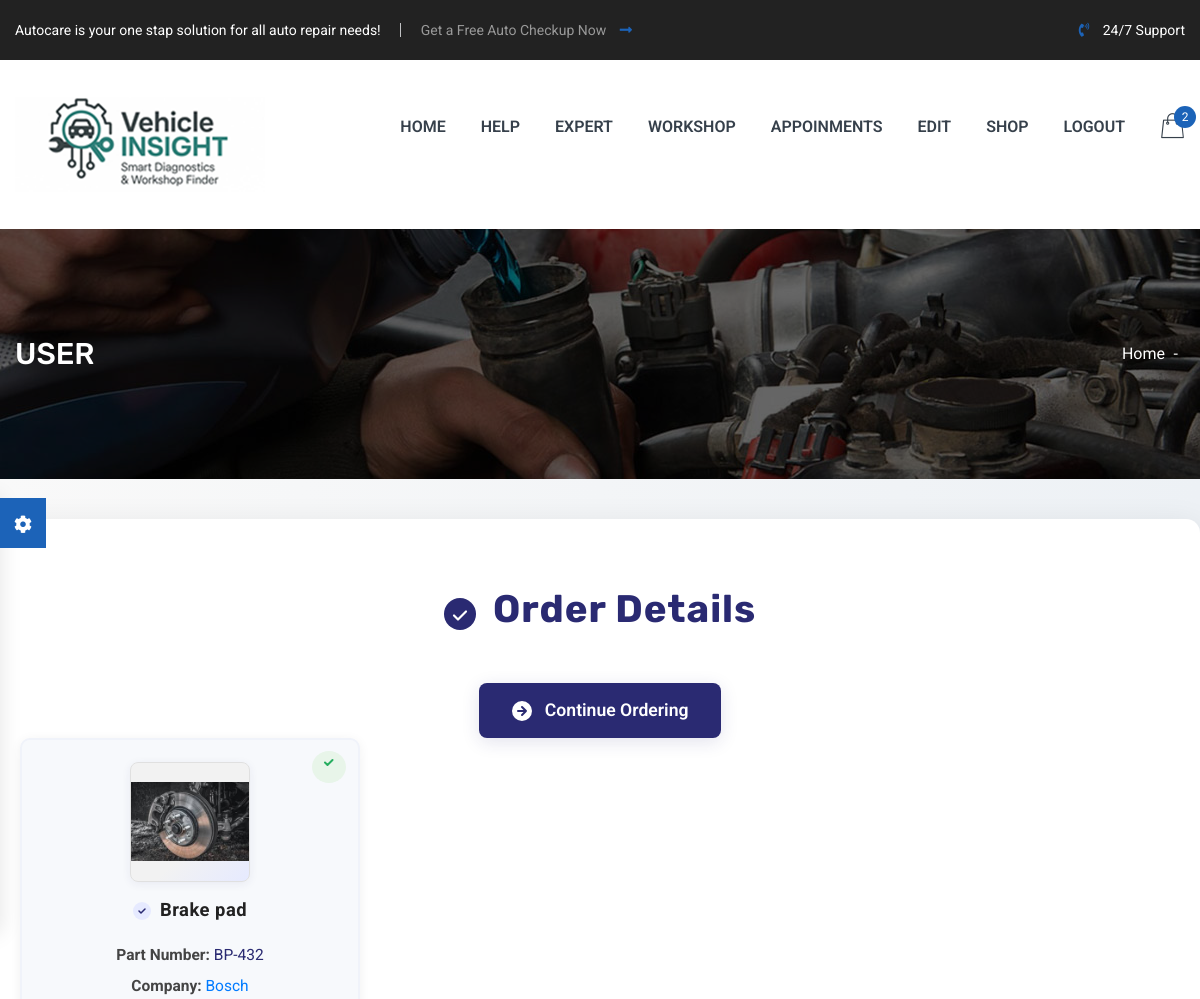
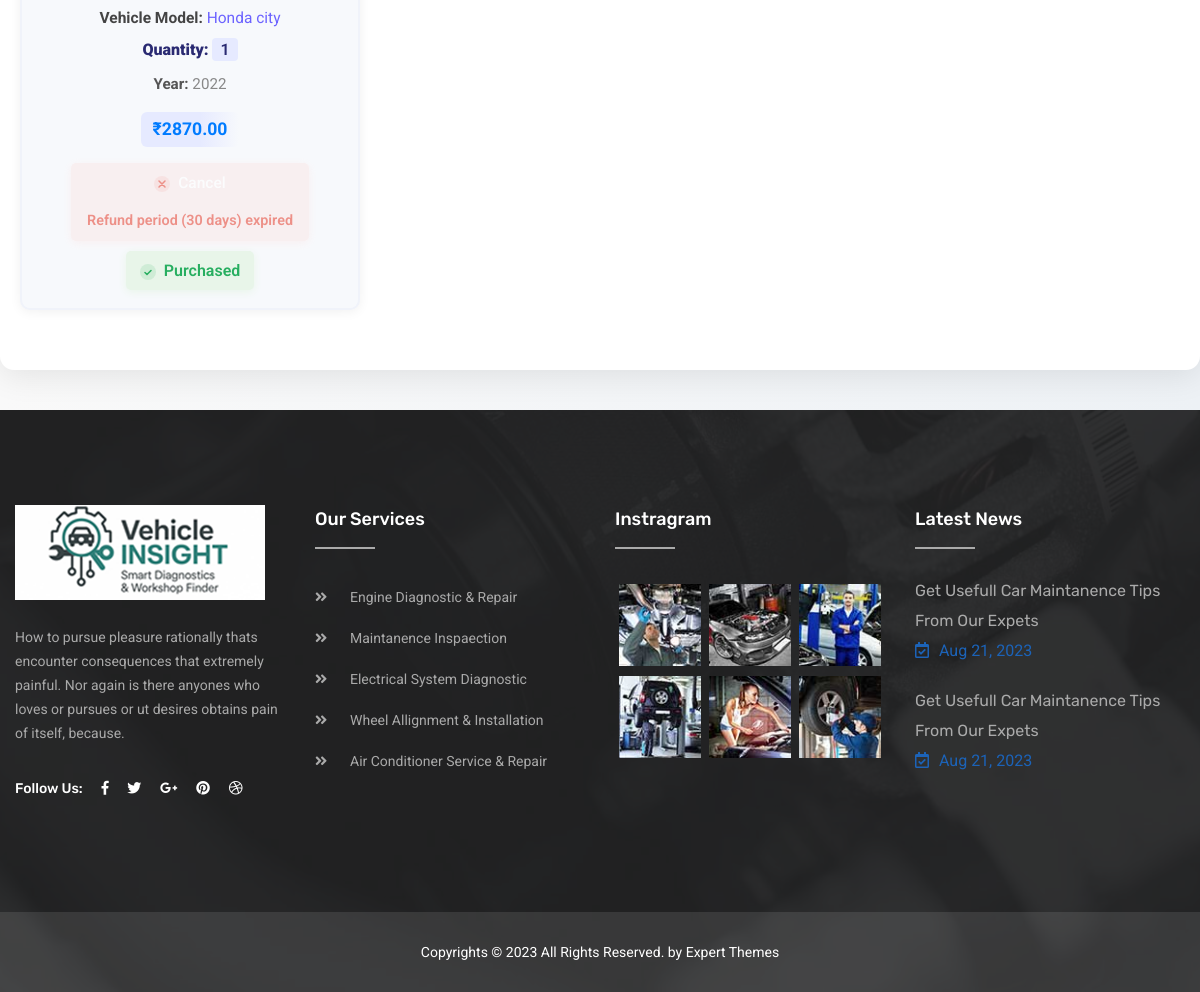
Screenshot of /orderdetails (signed in) with the database file from the repository (2 pictures, top to bottom).
### appnew/models.py (models this page shows)
class order(models.Model):
    order_date = models.DateTimeField(auto_now_add=True)
    part_id=models.ForeignKey(parts, on_delete=models.CASCADE)
    order_user = models.ForeignKey(Users, on_delete=models.CASCADE)
    order_quantity=models.IntegerField(default=1)
    payment_status=models.CharField(max_length=1,default=0)
    cancel_status=models.CharField(max_length=1,default=0)
    refund_status=models.CharField(max_length=1,default=0)
    payment_mode=models.CharField(max_length=100,default=0)
    order_status=models.CharField(max_length=1,default=0)

class parts(models.Model):
    part_name = models.CharField(max_length=100)
    part_number = models.CharField(max_length=100)
    company = models.CharField(max_length=100)
    vehicle_model = models.CharField(max_length=100)
    stock = models.IntegerField(default=0)
    part_year = models.CharField(max_length=100)
    part_price = models.DecimalField(max_digits=10, decimal_places=2)
    part_image = models.ImageField(upload_to='parts_images/')

### appnew/views.py (the view)
# urls.py: path('orderdetails',views.orderdetails,name='orderdetails'),
def orderdetails(request):
    if 'userid' not in request.session:
        return redirect('userlogin')
    log = request.session.get('userid')
    logid = get_object_or_404(Users, userid=log)
    items = order.objects.filter(order_user=logid, payment_status='1').exclude(cancel_status='1').order_by('-order_date')
    now = timezone.now()
    for item in items:
        item.cancel_disabled = item.payment_status == '1' and (now - item.order_date).days > 30
    return render(request, 'orderdetails.html', {'items': items})

### appnew/templates/orderdetails.html (shortened to what this page needs)
{% extends "userheader.html" %}
{% block content %}
<div class="order-container">
  <h3>
    <span style="display:inline-block; vertical-align:middle;">
      <svg width="32" height="32" fill="none" viewBox="0 0 32 32" style="vertical-align:middle; margin-right:8px;">
        <circle cx="16" cy="16" r="16" fill="#2a2a72"/>
        <path d="M10 17.5l4 4 8-8" stroke="#fff" stroke-width="2.2" stroke-linecap="round" stroke-linejoin="round"/>
      </svg>
    </span>
    Order Details
  </h3>
  <a href="{% url 'cartdetails' %}" class="button-link" style="box-shadow:0 4px 18px rgba(42,42,114,0.13);">
    <svg width="22" height="22" fill="none" viewBox="0 0 22 22" style="vertical-align:middle; margin-right:7px;">
      <circle cx="11" cy="11" r="11" fill="#fff" stroke="#2a2a72" stroke-width="2"/>
      <path d="M7 11h8M11 7l4 4-4 4" stroke="#2a2a72" stroke-width="2" stroke-linecap="round" stroke-linejoin="round"/>
    </svg>
    Continue Ordering
  </a>
  <div class="order-grid">
    {% for item in items %}
      <div class="order-card" style="border:2px solid #f0f3fa; position:relative;">
        <div style="position:absolute;top:12px;right:12px;">
          {% if item.payment_status == '1' %}
            <span title="Purchased" style="background:#e8f5e9; color:#27ae60; border-radius:50%; padding:7px;">
              <svg width="20" height="20" fill="none" viewBox="0 0 20 20">
                <circle cx="10" cy="10" r="10" fill="#e8f5e9"/>
                <path d="M6 10.5l2.5 2.5 5-5" stroke="#27ae60" stroke-width="2" stroke-linecap="round" stroke-linejoin="round"/>
              </svg>
            </span>
          {% endif %}
        </div>
        <img src="{{ item.part_id.part_image.url }}" alt="{{ item.part_id.part_name }} Image" class="order-image" style="box-shadow:0 2px 10px rgba(42,42,114,0.07); background:linear-gradient(135deg,#f2f2f2 60%,#e6eaff 100%);" />
        <div class="order-name" style="letter-spacing:0.5px;">
          <svg width="18" height="18" fill="none" viewBox="0 0 18 18" style="vertical-align:middle; margin-right:4px;">
            <circle cx="9" cy="9" r="9" fill="#e6eaff"/>
            <path d="M6 9l2 2 4-4" stroke="#2a2a72" stroke-width="1.5" stroke-linecap="round" stroke-linejoin="round"/>
          </svg>
          {{ item.part_id.part_name }}
        </div>
        <div class="order-info"><strong>Part Number:</strong> <span style="color:#2a2a72;">{{ item.part_id.part_number }}</span></div>
        <div class="order-info"><strong>Company:</strong> <span style="color:#007bff;">{{ item.part_id.company }}</span></div>
        <div class="order-info"><strong>Vehicle Model:</strong> <span style="color:#6c63ff;">{{ item.part_id.vehicle_model }}</span></div>
        <div class="order-qty"><strong>Quantity:</strong> <span style="background:#e6eaff; border-radius:4px; padding:2px 8px;">{{ item.order_quantity }}</span></div>
        <div class="order-year"><strong>Year:</strong> <span style="color:#888;">{{ item.part_id.part_year }}</span></div>
        <div class="order-price" style="background:linear-gradient(90deg,#e6eaff 60%,#f7f9fc 100%); border-radius:6px; padding:4px 12px;">
          ₹{{ item.part_id.part_price }}
        </div>
        <div class="order-actions">
          {% if item.cancel_disabled %}
            <a href="#" style="pointer-events:none;opacity:0.6;cursor:not-allowed;background:#fae9e9;box-shadow:0 2px 8px #fae9e9;">
              <svg width="16" height="16" fill="none" viewBox="0 0 16 16" style="vertical-align:middle; margin-right:4px;">
                <circle cx="8" cy="8" r="8" fill="#e74c3c" fill-opacity="0.13"/>
                <path d="M5 5l6 6M11 5l-6 6" stroke="#e74c3c" stroke-width="1.5" stroke-linecap="round"/>
              </svg>
              <div style="margin-top: 10px; color:#e74c3c; font-weight:600; font-size:0.9rem;">
                Refund period (30 days) expired
              </div>
            </a>
          {% endif %}
        </div>
        {% if item.payment_status == '1' %}
          <span class="order-status purchased" style="box-shadow:0 2px 8px #e8f5e9;">
            <a href="{% url 'payment_receiptuser' item.id %}">
              <svg width="16" height="16" fill="none" viewBox="0 0 16 16" style="vertical-align:middle; margin-right:4px;">
                <circle cx="8" cy="8" r="8" fill="#27ae60" fill-opacity="0.13"/>
                <path d="M5 8.5l2 2 4-4" stroke="#27ae60" stroke-width="1.5" stroke-linecap="round" stroke-linejoin="round"/>
              </svg>
              Purchased
            </a>
          </span>
        {% endif %}
      </div>
    {% endfor %}
  </div>
</div></svg></a>
{% endblock %}

### appnew/templates/orderdetails.html (style rules this page uses)
body { margin: 0; font-family: 'Roboto', sans-serif; background: linear-gradient(to right, #f9f9f9, #edf1f5); color: #333; }
h3 { text-align: center; margin: 30px 0 15px; font-size: 2.4rem; color: #2a2a72; font-weight: 700; letter-spacing: 1px; }
.order-container { max-width: 1200px; margin: 40px auto; background: #fff; border-radius: 14px; box-shadow: 0 6px 32px rgba(0,0,0,0.09); padding: 30px 20px 40px 20px; }
.order-grid { display: flex; flex-wrap: wrap; gap: 32px; justify-content: flex-start; }
.order-card { background: #f7f9fc; border-radius: 10px; box-shadow: 0 2px 12px rgba(0,0,0,0.06); width: 340px; padding: 22px 18px 18px 18px; display: flex; flex-direction: column; align-items: center; position: relative; transition: box-shadow 0.2s, transform 0.2s; margin-bottom: 20px; }
.order-image { width: 120px; height: 120px; object-fit: contain; border-radius: 8px; background: #f2f2f2; margin-bottom: 14px; border: 1px solid #e0e0e0; }
.order-name { font-size: 1.15rem; font-weight: 700; color: #222; margin-bottom: 6px; text-align: center; min-height: 40px; }
.order-info { font-size: 0.97rem; color: #444; margin-bottom: 4px; text-align: center; }
.order-price { font-size: 1.1rem; color: #007bff; font-weight: 700; margin: 8px 0 4px 0; }
.order-year { font-size: 0.95rem; color: #555; margin-bottom: 6px; }
.order-qty { font-size: 1rem; color: #2a2a72; margin-bottom: 8px; font-weight: 600; }
.order-actions { display: flex; gap: 10px; margin-top: 12px; flex-wrap: wrap; justify-content: center; text-align: center; }
.order-actions a { background-color: #e74c3c; color: white; padding: 7px 16px; border-radius: 5px; text-decoration: none; font-weight: 500; font-size: 0.97rem; transition: background 0.3s; display: inline-block; }
.order-status { font-weight: 600; margin-top: 10px; font-size: 1rem; padding: 6px 14px; border-radius: 5px; display: inline-block; text-align: center; }
.order-status.purchased { background-color: #e8f5e9; color: #27ae60; }
.order-status.purchased a { color: #27ae60; text-decoration: none; font-weight: 600; }
.button-link { display: block; width: fit-content; margin: 40px auto 0 auto; background-color: #2a2a72; color: white; padding: 14px 32px; text-decoration: none; border-radius: 8px; font-weight: 600; font-size: 1.1rem; transition: background 0.3s; }

### rows the page displays
order: payment_status "1" (drawn), part_id.part_image (picture), part_id.part_name "Brake pad", part_id.part_number "BP-432", part_id.company "Bosch", part_id.vehicle_model "Honda city", order_quantity "1", part_id.part_year "2022", part_id.part_price "2870.00", shows "Refund period (30 days) expired"
